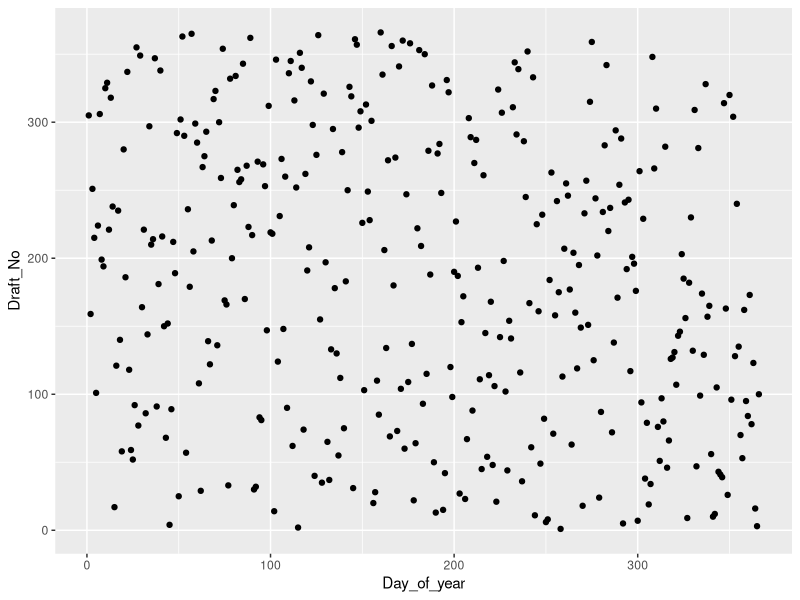
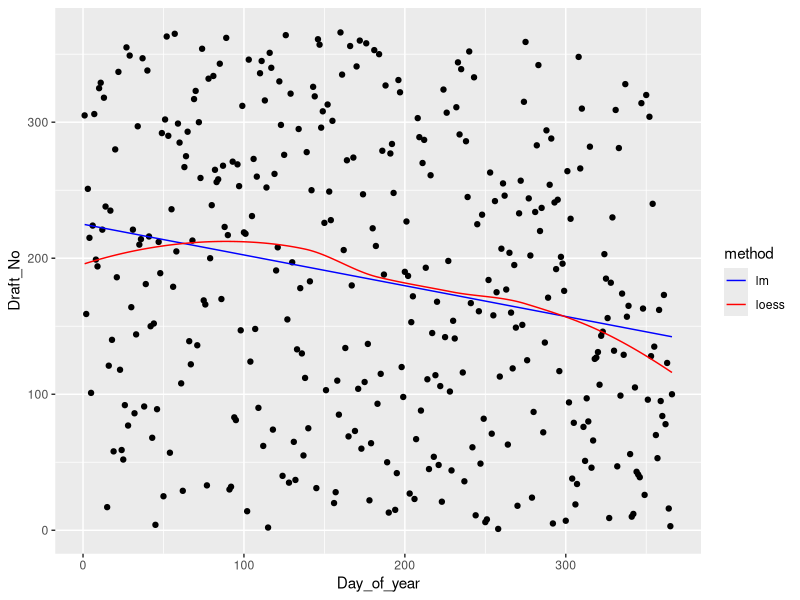
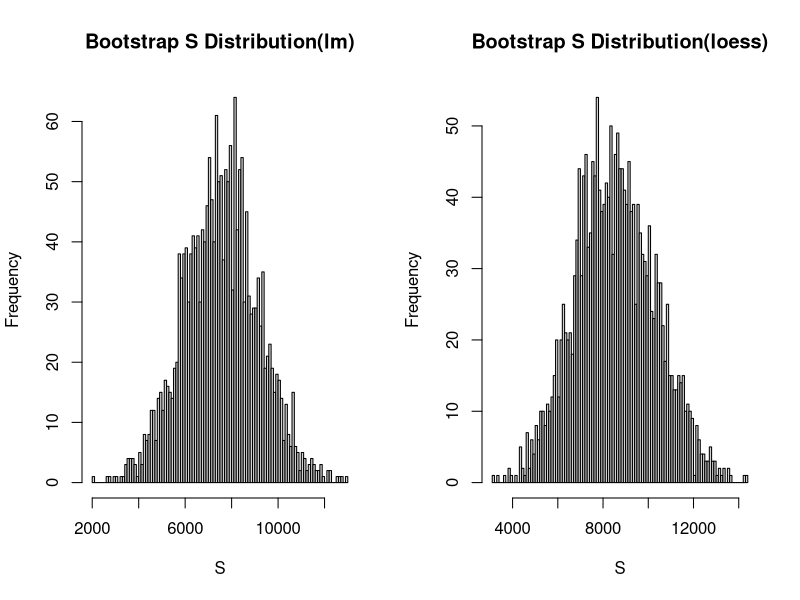

R code for these plots, in order: (Note: a time limit stopped this script after it produced the figures.)
## ---- chunk 1
########################## Init code for question 1 ############################
rm(list = ls())
library(ggplot2)
library(boot)
set.seed(12345)
## ---- chunk 2
################################## (1.1) #######################################

data <- read.csv("lottery.csv", sep = ";")

# Remove Month column since there is a Mo.Number column which is same as Month
data <- data[,4:5]


g_1_1 <- ggplot(data, aes(x = Day_of_year, y =Draft_No )) + geom_point()
g_1_1

## ---- chunk 3
################################## (1.2) #######################################

minimal_x <- min(data$Day_of_year)
maximum_x <- max(data$Day_of_year)

x_1_2 <- seq(minimal_x, maximum_x, 0.1)

# fit the data using linear regression
fit1_2_lm <- lm(Draft_No ~ Day_of_year, data = data)
#summary(fit1_2_lm)
y_1_2_lm <- predict(fit1_2_lm, newdata = data.frame(Day_of_year = x_1_2))

# fit using loess function
fit1_2_loess <- loess( Draft_No ~ Day_of_year, data = data, se = TRUE)
#summary(fit1_2_loess)
y_1_2_loess <- predict(fit1_2_loess, newdata = data.frame(Day_of_year = x_1_2))


# plot 2 predicted lines
data_1_2 <- data.frame(Day_of_year = x_1_2, y_lm = y_1_2_lm, y_loess = y_1_2_loess)

g_1_1 + geom_line(data = data_1_2, aes(x = Day_of_year, y = y_lm,colour="lm")) +
geom_line(data = data_1_2, aes(x = Day_of_year, y = y_loess, colour = "loess")) + 
scale_color_manual(name = "method", values = c("lm" = "blue", "loess" = "red"))
## ---- chunk 4
################################## (1.3) #######################################
# boot function fot lm
fun_lm_s <- function(formula,data,indices){
  d <- data[indices, ]
  lm_mod <- lm(formula, data = d)
  lm_val <- predict(lm_mod,
                    newdata = data.frame(Day_of_year = d$Day_of_year))
  s_lm <- sum(abs(lm_val - mean(d$Draft_No)))
  return(s_lm)
}

# boot function fot loess
fun_loess_s <- function(formula,data,indices){
  d <- data[indices, ]
  loess_mod <- loess(formula, data = d, se = TRUE)
  loess_val <- predict(loess_mod,
                    newdata = data.frame(Day_of_year = d$Day_of_year))
  s_loess <- sum(abs(loess_val - mean(d$Draft_No)))
  return(s_loess)
}

bootstrap_sample_number <- 2000

# bootstrap for linear regression
boot_samples_lm <- boot(data, statistic = fun_lm_s, R = bootstrap_sample_number, formula=Draft_No  ~ Day_of_year,parallel = "multicore")

boot_samples_loess <- boot(data, statistic = fun_loess_s, R = bootstrap_sample_number, formula=Draft_No  ~ Day_of_year,parallel = "multicore")

# calculate mean of bootstrap sample statistics
mean_boot_samples_lm <- mean(boot_samples_lm$t)
cat("mean of bootstrap sample statistics(lm) = ", mean_boot_samples_lm, "\n")
#mean of bootstrap sample statistics(lm) =  7646.339 

mean_boot_samples_loess <- mean(boot_samples_loess$t)
cat("mean of bootstrap sample statistics(loess) = ", mean_boot_samples_loess, "\n")
  
pvalue_lm = sum(boot_samples_lm$t >= boot_samples_lm$t0)/length(boot_samples_lm$t)
pvalue_loess = sum(boot_samples_loess$t >= boot_samples_loess$t0)/length(boot_samples_loess$t)

cat("p-value for linear regression = ", pvalue_lm, "\n")
cat("p-value for loess regression = ", pvalue_loess, "\n")

# plot 2 hist using 1*2 layout
par(mfrow = c(1,2))

# Plot the histogram of bootstrap sample statistics(lm)
hist(boot_samples_lm$t, main = "Bootstrap S Distribution(lm)", xlab = "S", breaks=100)

# Plot the histogram of bootstrap sample statistics(loess)
hist(boot_samples_loess$t, main = "Bootstrap S Distribution(loess)", xlab = "S", breaks=100)

## ---- chunk 5
test_hypothesis <- function(data, B = 2000) {

  # bootstrap samples
  bootstrap_samples_lm <- boot(data = data, statistic = fun_lm_s, R = B, 
                  formula=Draft_No  ~ Day_of_year,parallel = "multicore")
  bootstrap_samples_loess <- boot(data = data, statistic = fun_loess_s, R = B, 
                  formula=Draft_No  ~ Day_of_year,parallel = "multicore")

  # p-values
  pvalue_lm = sum(boot_samples_lm$t >= boot_samples_lm$t0)/length(boot_samples_lm$t)
  pvalue_loess = sum(boot_samples_loess$t >= boot_samples_loess$t0)/length(boot_samples_loess$t)
  
  mean_boot_samples_lm <- mean(boot_samples_lm$t)
  mean_boot_samples_loess <- mean(boot_samples_loess$t)

  result <- list(
    s_lm_value = mean_boot_samples_lm,
    p_lm_value = pvalue_lm,
    s_loess_value = mean_boot_samples_loess,
    p_loess_value = pvalue_loess
  )
  return(result)
}

## ---- chunk 6
################################## (1.5.a) #######################################
#(a) generate a dataset of the same dimensions as the original data. 

gen_df_1_5 <- function (k){
  df_1_5 <- data.frame(Day_of_year = 1:k, Draft_No = sample(min(data$Draft_No):max(data$Draft_No),1))

  df_1_5 <- rbind(data[k+1,],df_1_5)
  return(df_1_5)
}

## ---- chunk 7
################################## (1.5.b) #######################################
alpha <- 0.05
k <- 9
data_random <- gen_df_1_5(k)
result <- test_hypothesis(data = data_random)
cat("P-value(lm):", result$p_lm_value, "\n")
cat("P-value(loess):", result$p_loess_value, "\n")

## ---- chunk 8
#max_k = dim(data)[1]
max_k = 50

for(k in 10:max_k){
  if (k %% 3 != 0) {
    next
  }
  data_random <- gen_df_1_5(k)
  
  res <- test_hypothesis(data = data_random)
  # we only test p_loess_value here.
  if(result$p_loess_value <= alpha ){
    cat("Reject H0 Hypothesis","\n")
  }else{
    cat("Fail to Reject H0 Hypothesis","\n")
  }
}

## ---- chunk 9
########################## Init code for question 2 ############################
### Init Code
rm(list = ls())
library(ggplot2)
library(boot)
## ---- chunk 10
################################## (2.1) #######################################
data <- read.csv("prices1.csv", sep = ";")

g_2_1 <- ggplot(data, aes(x = SqFt, y = Price)) + geom_point()

# fit a linear regression model
fit2_1_lm <- lm(Price ~ SqFt, data = data)
summary(fit2_1_lm)

minimal_x <- min(data$SqFt)
maximum_x <- max(data$SqFt)

x_2_1_lm <- seq(minimal_x, maximum_x, 0.1)
y_2_1_lm <- predict(fit2_1_lm, newdata = data.frame(SqFt = x_2_1_lm))

data_2_1 <- data.frame(SqFt = x_2_1_lm, Price = y_2_1_lm)

g_2_1 + geom_line(data = data_2_1, aes(x = x_2_1_lm, y = y_2_1_lm), color = "red") 

## ---- chunk 11
rss_fun <- function(par,SqFt,Price) {

  a1 <- par[1]
  a2 <- par[2]
  b <- par[3]
  c <- par[4]
  
  predicted <- ifelse(SqFt > c, b + a1 * SqFt + a2 * (SqFt - c), b + a1 * SqFt)
  
  rss <- sum((Price - predicted)^2)
  return(rss)
}

c_func <- function(c, SqFt, Price) {
  # Init
  init_pars <- c(2, 0.1, 50,c)
  
  # Optimize using optim()
  result <- optim(par = init_pars, rss_fun, SqFt = SqFt, Price = Price)
  
  opt_pars <- result$par
  rss <- result$value
  
  return(list(c = c, params = opt_pars, rss = rss))
}


c <- 150
results <- c_func(c, SqFt = data$SqFt, Price = data$Price)
results
